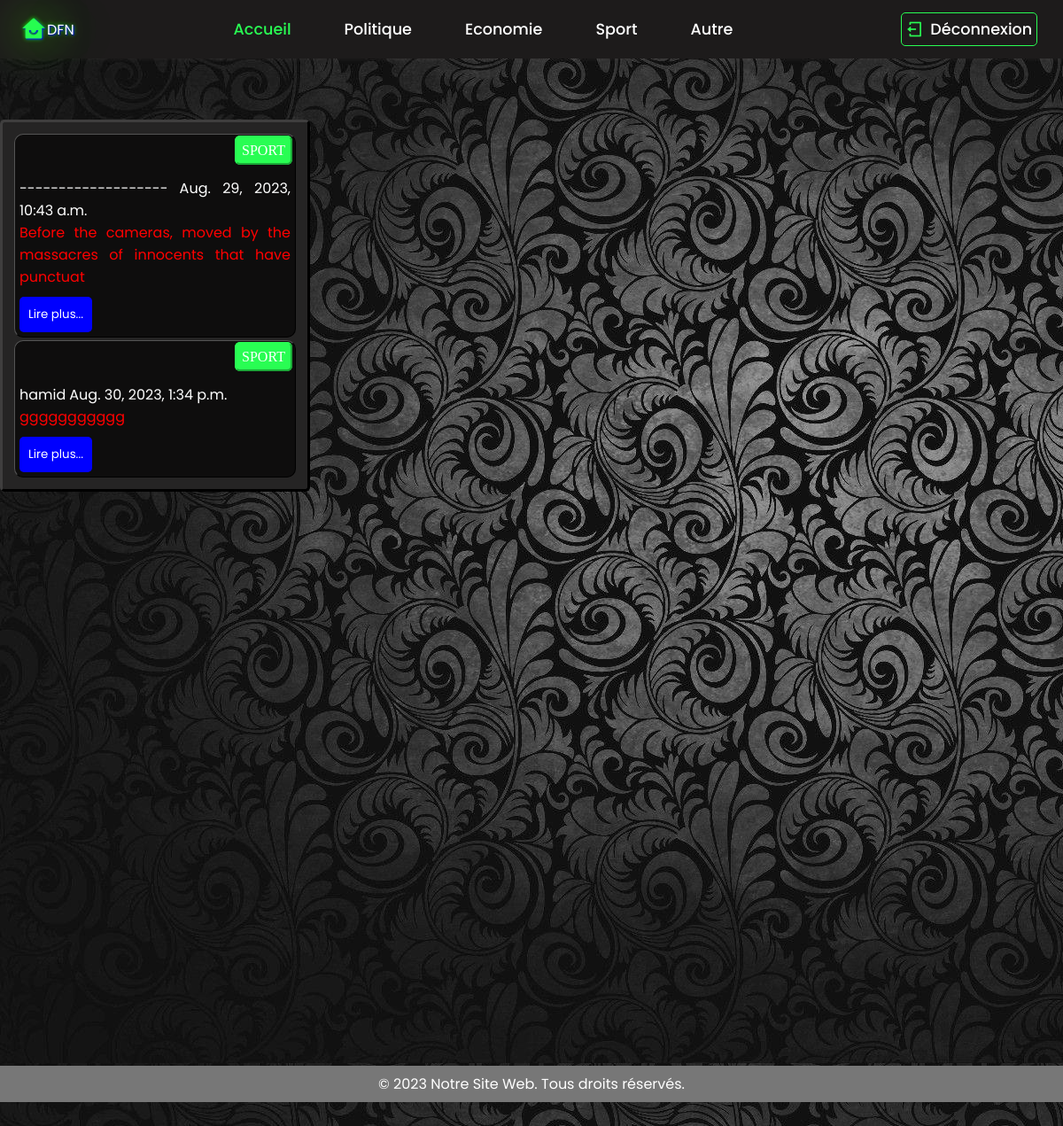
The page /sport/ on the database its author committed.
### myapp/models.py (models this page shows, shortened)
class PredictedParagraph(models.Model):
    CATEGORY_CHOICES = (
        ('POLITIQUE', 'POLITIQUE'),
        ('ECONOMIE', 'ECONOMIE'),
        ('SPORT', 'SPORT'),
        ('AUTRE', 'AUTRE'),
    )
    text = models.TextField()
    fake_p = models.DecimalField(max_digits=9, decimal_places=4, null=True)
    true_p = models.DecimalField(max_digits=9, decimal_places=4, null=True)
    created_at = models.DateTimeField(auto_now_add=True)
    titre = models.CharField(max_length=200, default='titre')
    category = models.CharField(max_length=10, choices=CATEGORY_CHOICES, default='autre')

### myapp/views.py (the view)
# urls.py: path('sport/', views.sport_view, name='sport'),
def sport_view(request):
    predicted_paragraphs = PredictedParagraph.objects.all()
    return render(request, 'sport.html', {'predicted_paragraphs': predicted_paragraphs})

### Templates/sport.html (shortened to what this page needs)
{% load static %}
<!DOCTYPE html>
<html lang="en">
<head>
<link rel="stylesheet" type="text/css" href="{% static 'style.css' %}">
  <link href="https://cdn.jsdelivr.net/npm/remixicon@2.5.0/fonts/remixicon.css"  rel="stylesheet">
  <link href="https://cdn.jsdelivr.net/npm/remixicon@3.4.0/fonts/remixicon.css" rel="stylesheet">
  <link rel="stylesheet" href="https://unpkg.com/boxicons@latest/css/boxicons.min.css">
</head>
<header>
    <a href="{% url 'home' %}" class="logo"><i class="ri-home-smile-fill"></i><sapn>DFN</sapn>
    </a>
    <ul class="navbar">
      <li><a href="{% url 'home' %}" class="active">Accueil</a></li>
      <li><a href="{% url 'poli' %}">Politique</a></li>
      <li><a href="{% url 'eco' %}">Economie</a></li>
      <li><a href="{% url 'sport' %}">Sport</a></li>
      <li><a href="autre.html">Autre</a></li>
    </ul>
      <div class="main">
        <a href="{% url 'logout' %}" class="user"><i class="ri-logout-box-line"></i>Déconnexion</a>
        <div class="bx bx-menu" id="menu-icon"></div>
      </div>
  </header>
<body>
  <div class="news-list">
      <div class="news-container">
          {% for paragraph in predicted_paragraphs %}
          {% if  paragraph.category == 'SPORT' %}
          <div class="news-item" data-news-id="{{ paragraph.id }}">
          <div>  <span class="category" >{{ paragraph.category }}</span></div>
          <br>
              <span class="news-title">{{ paragraph.titre }}</span>
              <span class="news-date">{{ paragraph.created_at }}</span>
              <div class="news-preview">
                  <p>{{ paragraph.text|safe|slice:":100" }}</p>
                  <button class="read-more-button">Lire plus...</button>
              </div>
          </div>
          {%endif%}
          {% endfor %}
      </div>
  </div>
<footer>
    <p>&copy; 2023 Notre Site Web. Tous droits réservés.</p>
</footer>
</body>

### static/style.css (style rules this page uses)
* { padding:0; margin:0; box-sizing: border-box; font-family: 'Poppins', sans-serif; text-decoration: none; list-style: none; }
:root { --bg-color: #222327; --text-color:#fff; --main-color:#29fd53; }
body { height:max-content; color: var(--text-color); background-color: #222327; }
header { position:fixed; width:100%; top:0; right:0; z-index:1000; display:flex; align-items:center; justify-content: space-between; padding:28px 12%; transition:all .50s ; background-color: rgb(29, 27, 27); transition: background-color 0.3s ease; box-shadow: 0 2px 4px rgba(114, 111, 111, 0.1); }
.logo { display: flex; align-items: center; color: white; text-shadow: 1px 1px 2px rgb(0, 4, 255), 0 0 50px rgb(81, 255, 0), 0 0 5px rgb(25, 255, 4); margin-left: -8%; }
.logo i { color: var(--main-color); font-size:28px; margin-right: 1px; }
.navbar { display:flex; }
.navbar a { color:var(--text-color); font-size: 1.1rem; font-weight: 500; padding:5px 0; margin:0px 30px; transition: all .50s ease; }
.navbar a.active { color:var(--main-color); }
.main { display:flex; align-items: center; margin-right: -10%; }
.main a { margin-right:25px; margin-left:10px; color:var(--text-color); font-size: 1.1rem; font-weight: 500; transition:all .50s ease; }
.user { display: flex; align-items: center; border: 1px solid #ccc; border-radius: 5px; border-color:var(--main-color) ; padding:5px 5px 5px 5px; }
.user i { color:var(--main-color); font-size:20px; margin-right: 7px; }
#menu-icon { font-size: 35px; color:var(--text-color); cursor: pointer; z-index: 10001; display: none; }
@media (max-width:1280px ) { .logo { margin-left:0%; } }
@media (max-width:1280px ) { #menu-icon { display: block; margin-right:60px; } }
@media (max-width:1280px ) { header { padding:14px 2%; transition: .2s; } }
@media (max-width:1280px ) { .navbar a { padding:5px 0; transition:0px 20px; } }
button { display: block; width: 10%; padding: 10px; margin-top: 10px; background-color: var(--main-color); color: #fff; border: none; border-radius: 5px; cursor: pointer; }
footer { background-color: #777; padding: 8px; text-align: center; margin-top: 100%; color: white; }

### rows shown on the page
PredictedParagraph: category "SPORT", titre "-------------------", created_at "Aug. 29, 2023, 10:43 a.m.", text "Before the cameras, moved by the massacres of innocents that have punctuat"
PredictedParagraph: category "SPORT", titre "hamid", created_at "Aug. 30, 2023, 1:34 p.m.", text "ggggggggggg"
